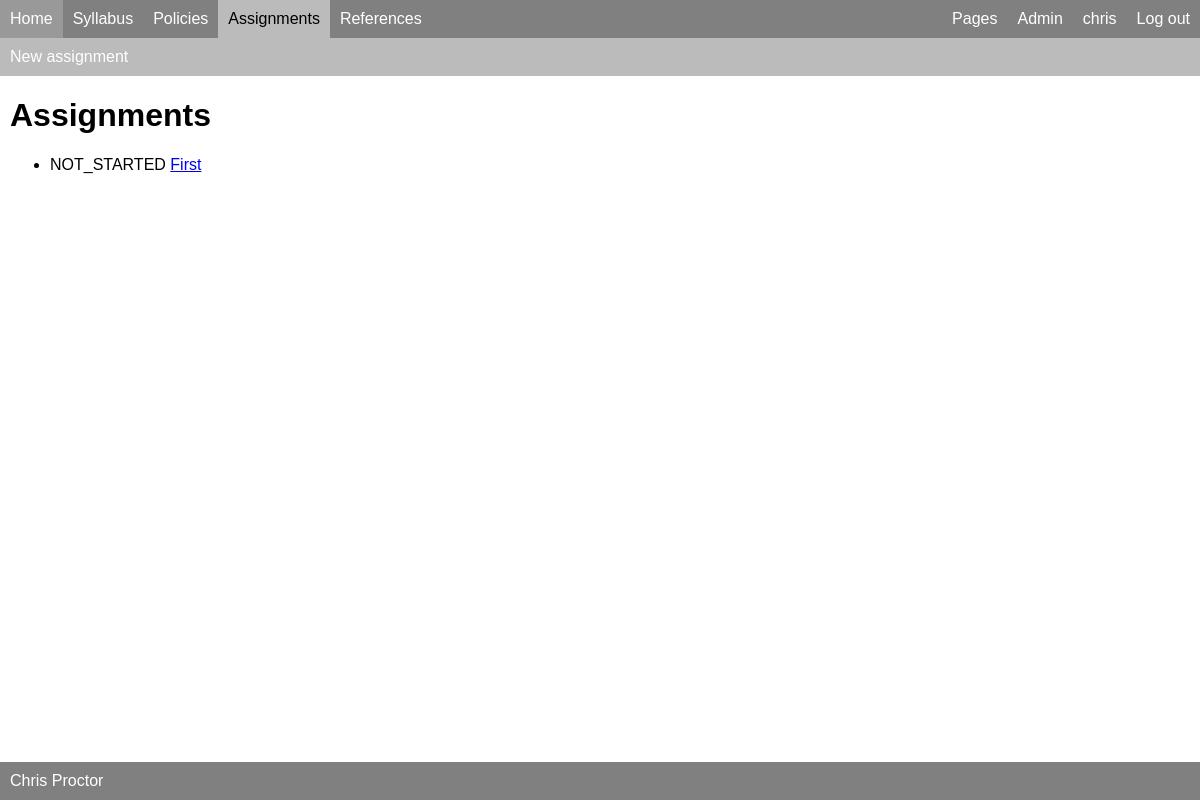
The app's page /assignments/ (signed in) with its own data.
### pages/models.py (models this page shows, shortened)
class Page(PandocMarkdownModel):
    slug = models.CharField(max_length=40, unique=True)
    in_menu = models.BooleanField(default=False)
    menu_label = models.CharField(max_length=40)

### assignments/models.py (models this page shows, shortened)
class Assignment(PandocMarkdownModel):
    due_date = models.DateTimeField(null=True, blank=True)
    title = models.CharField(max_length=200)
    slug = models.CharField(max_length=40, unique=True)
    active = models.BooleanField(default=False)
    peer_review = models.BooleanField(default=False)
    assignment_statuses = ['NOT_STARTED', 'STARTED', 'COMPLETE']
    def get_status(self, user):
        submissions = self.submissions.filter(author=user)
        if submissions.filter(reviews__accepted=True).exists():
            return 'COMPLETE'
        elif submissions.exists():
            return 'STARTED'
        else:
            return 'NOT_STARTED'
    class Meta:
        ordering = ['due_date']

### assignments/views.py (the view)
# urls.py: path('', views.AssignmentList.as_view(), name="list"),
class AssignmentList(LoginRequiredMixin, ListView):
    queryset = Assignment.objects.filter(active=True)
    context_object_name = "assignments"
    def get_context_data(self, **kwargs):
        assignments = Assignment.objects.all()
        aws = [[a.get_status(self.request.user), a] for a in assignments]
        context = super().get_context_data(**kwargs)
        context['assignments_with_status'] = aws
        return context

### pages/templatetags/page_tags.py (called while the page is built)
@register.simple_tag
def pages_in_menu():
    return Page.objects.filter(in_menu=True).all()

### assignments/templates/assignments/assignment_list.html (shortened to what this page needs)
{% extends "assignments/base.html" %}
{% block content %}
<h1>Assignments</h1>
<ul>
    {% for status, assn in assignments_with_status %}
    <li>{{status}} <a href="{% url 'assignments:detail' assn.slug %}">{{assn.title}}</a></li>
    {% endfor %}
</ul>
{% endblock %}

### common/templates/menu.html
{% load page_tags %}
{% pages_in_menu as pages %}
<nav id="menu">
	<div class="menu-left">
		<div class="menu-item clickable{% if menu_section == 'public' %} current{% endif %}">
      <a href="{% url 'common:home' %}">Home</a>
    </div>
    {% for page in pages %}
	    <div class="menu-item clickable{% if menu_section == page.slug %} current{% endif %}">
            <a href="{% url 'pages:detail' page.slug %}">{{page.menu_label}}</a>
        </div>
    {% endfor %}
      {% if not SITE_FROZEN %}
	    <div class="menu-item clickable{% if menu_section == 'assignments' %} current{% endif %}">
          <a href="{% url 'assignments:list' %}">Assignments</a>
        </div>
	    <div class="menu-item clickable{% if menu_section == 'publications' %} current{% endif %}">
          <a href="{% url 'pubref:list' %}">References</a>
        </div>
	</div>
	<div class="menu-right">
	    {% if user.is_superuser %}
	    <div class="menu-item clickable{% if menu_section == 'pages' %} current{% endif %}">
          <a href="{% url 'pages:list' %}">Pages</a>
        </div>
		  <div class="menu-item clickable">
            <a href="{% url 'admin:index' %}">Admin</a>
          </div>
	    {% endif %}
		{% if user.is_authenticated %}
		  <div class="menu-item clickable {% if menu_section == user.username %} current{% endif %}">
              <a href="{% url 'profiles:detail' user.username %}">{{user.username}}</a>
          </div>
		  <div class="menu-item clickable"><a href="{% url 'logout' %}">Log out</a></div>
		{% else %}
		  <div class="menu-item clickable"><a href="{% url 'login' %}">Log in</a></div>
		{% endif %}
	  {% endif %}
	</div>
</nav>

### common/static/base/style.css (style rules this page uses)
body { font-family: Helvetica; margin: 0; }

### common/static/base/menu.css (style rules this page uses)
#menu { background-color: grey; display: flex; }
.menu-left { flex: 1; display: flex; }
.menu-right { display: flex; }
.menu-item { padding: 10px; }
#menu a { color: white; text-decoration: none; }
#menu .menu-item.current { background-color: #bbb; }
#menu .menu-item.current a { color: black; }

### records on screen
Page: menu_label "Syllabus"
Page: menu_label "Policies"
Assignment: status "NOT_STARTED", title "First"

### other values on screen
{{ user.username }} "chris"
